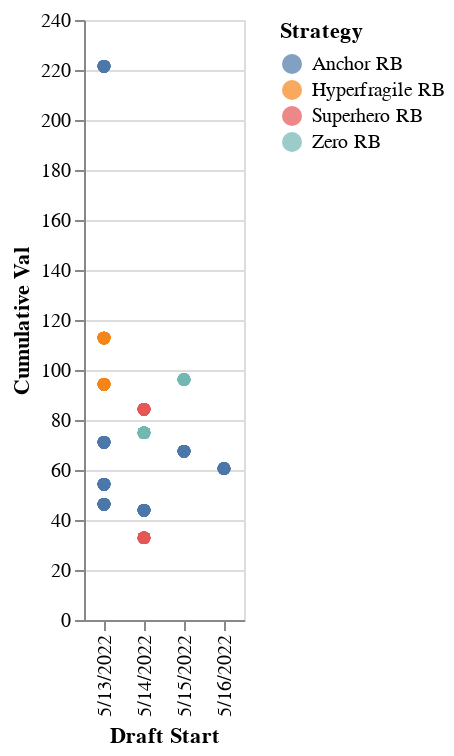

Notebook source saved alongside this figure:
### Code cell
#Team Build by draft date, with cumulative ADP value

alt.Chart(df1).mark_circle(size=40).encode(
    x='Draft Start',
    y='Cumulative Val',
    color='Strategy',
    tooltip=['Draft Start','Team', 'Strategy', 'Elite Onesie', 'build_x', 'Cumulative Val']
).interactive()

### Figure 1 — Vega-Lite specification as saved in the notebook (floating-point values rounded to 4 significant figures; data arrays with more than 128 entries replaced by an {"elided": "..."} marker saying what was removed)
{"config": {"view": {"continuousWidth": 400, "continuousHeight": 300}}, "data": {"name": "data-a13933d6c873d3880437b9d54f876eaa"}, "mark": {"type": "circle", "size": 40}, "encoding": {"color": {"field": "Strategy", "type": "nominal"}, "tooltip": [{"field": "Draft Start", "type": "nominal"}, {"field": "Team", "type": "quantitative"}, {"field": "Strategy", "type": "nominal"}, {"field": "Elite Onesie", "type": "nominal"}, {"field": "build_x", "type": "nominal"}, {"field": "Cumulative Val", "type": "quantitative"}], "x": {"field": "Draft Start", "type": "nominal"}, "y": {"field": "Cumulative Val", "type": "quantitative"}}, "selection": {"selector003": {"type": "interval", "bind": "scales", "encodings": ["x", "y"]}}, "$schema": "https://vega.github.io/schema/vega-lite/v4.17.0.json", "datasets": {"data-a13933d6c873d3880437b9d54f876eaa": {"elided": "260 records"}}}
